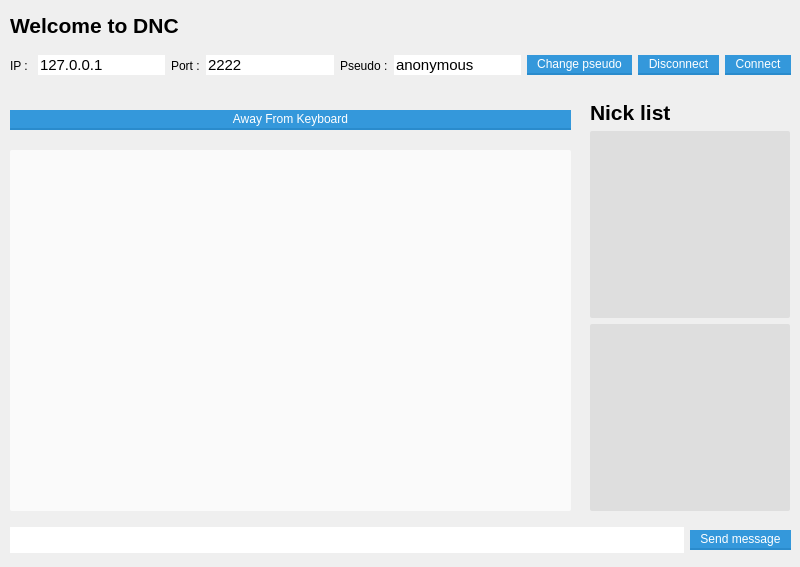
<?xml version="1.0" encoding="UTF-8"?>
<ui version="4.0">
 <class>MainWindow</class>
 <widget class="QMainWindow" name="MainWindow">
  <property name="geometry">
   <rect>
    <x>0</x>
    <y>0</y>
    <width>800</width>
    <height>567</height>
   </rect>
  </property>
  <property name="maximumSize">
   <size>
    <width>800</width>
    <height>567</height>
   </size>
  </property>
  <property name="windowTitle">
   <string>MainWindow</string>
  </property>
  <widget class="QWidget" name="centralwidget">
   <widget class="QTextEdit" name="txtOutput">
    <property name="geometry">
     <rect>
      <x>10</x>
      <y>150</y>
      <width>561</width>
      <height>361</height>
     </rect>
    </property>
    <property name="minimumSize">
     <size>
      <width>400</width>
      <height>0</height>
     </size>
    </property>
    <property name="font">
     <font>
      <family>Arial</family>
      <pointsize>14</pointsize>
      <italic>false</italic>
     </font>
    </property>
    <property name="focusPolicy">
     <enum>Qt::NoFocus</enum>
    </property>
    <property name="acceptDrops">
     <bool>false</bool>
    </property>
    <property name="styleSheet">
     <string notr="true">      position: relative;
      border-radius: 2px;
      font-size: 0.9em;
background-color: #FAFAFA;
      color: #646464;</string>
    </property>
    <property name="frameShape">
     <enum>QFrame::NoFrame</enum>
    </property>
    <property name="verticalScrollBarPolicy">
     <enum>Qt::ScrollBarAsNeeded</enum>
    </property>
    <property name="html">
     <string>&lt;!DOCTYPE HTML PUBLIC &quot;-//W3C//DTD HTML 4.0//EN&quot; &quot;http://www.w3.org/TR/REC-html40/strict.dtd&quot;&gt;
&lt;html&gt;&lt;head&gt;&lt;meta name=&quot;qrichtext&quot; content=&quot;1&quot; /&gt;&lt;style type=&quot;text/css&quot;&gt;
p, li { white-space: pre-wrap; }
&lt;/style&gt;&lt;/head&gt;&lt;body style=&quot; font-family:'Arial'; font-size:14pt; font-weight:400; font-style:normal;&quot;&gt;
&lt;p style=&quot;-qt-paragraph-type:empty; margin-top:0px; margin-bottom:0px; margin-left:0px; margin-right:0px; -qt-block-indent:0; text-indent:0px; font-family:'Inconsolata';&quot;&gt;&lt;br /&gt;&lt;/p&gt;&lt;/body&gt;&lt;/html&gt;</string>
    </property>
    <property name="textInteractionFlags">
     <set>Qt::TextBrowserInteraction</set>
    </property>
   </widget>
   <widget class="QWidget" name="horizontalLayoutWidget_2">
    <property name="geometry">
     <rect>
      <x>10</x>
      <y>40</y>
      <width>781</width>
      <height>51</height>
     </rect>
    </property>
    <layout class="QHBoxLayout" name="horizontalLayout_2">
     <item>
      <widget class="QLabel" name="label_3">
       <property name="text">
        <string>IP : </string>
       </property>
      </widget>
     </item>
     <item>
      <widget class="QLineEdit" name="lineEdit_4">
       <property name="styleSheet">
        <string notr="true">    border: solid 1px #ccc;
    font-size:15px;
    background-color:rgb(255, 255, 255);</string>
       </property>
       <property name="inputMask">
        <string/>
       </property>
       <property name="text">
        <string>127.0.0.1</string>
       </property>
      </widget>
     </item>
     <item>
      <widget class="QLabel" name="label_4">
       <property name="text">
        <string>Port :</string>
       </property>
      </widget>
     </item>
     <item>
      <widget class="QLineEdit" name="lineEdit_3">
       <property name="styleSheet">
        <string notr="true">    border: solid 1px #ccc;
    font-size:15px;
    background-color:rgb(255, 255, 255);</string>
       </property>
       <property name="text">
        <string>2222</string>
       </property>
      </widget>
     </item>
     <item>
      <widget class="QLabel" name="label_5">
       <property name="text">
        <string>Pseudo :</string>
       </property>
      </widget>
     </item>
     <item>
      <widget class="QLineEdit" name="lineEdit_2">
       <property name="styleSheet">
        <string notr="true">    border: solid 1px #ccc;
    font-size:15px;
    background-color:rgb(255, 255, 255);</string>
       </property>
       <property name="text">
        <string>anonymous</string>
       </property>
      </widget>
     </item>
     <item>
      <widget class="QPushButton" name="pushButton_6">
       <property name="styleSheet">
        <string notr="true">
  vertical-align: top;
  color: white;
  text-align: center;
  background: #3498db;
  border: 0;
  border-bottom: 2px solid #2a8bcc;
  padding: 2px 10px 2px 10px;
</string>
       </property>
       <property name="text">
        <string>Change pseudo</string>
       </property>
      </widget>
     </item>
     <item>
      <widget class="QPushButton" name="pushButton_3">
       <property name="styleSheet">
        <string notr="true">
  vertical-align: top;
  color: white;
  text-align: center;
  background: #3498db;
  border: 0;
  border-bottom: 2px solid #2a8bcc;
  padding: 2px 10px 2px 10px;</string>
       </property>
       <property name="text">
        <string>Disconnect</string>
       </property>
      </widget>
     </item>
     <item>
      <widget class="QPushButton" name="pushButton_2">
       <property name="styleSheet">
        <string notr="true">
  vertical-align: top;
  color: white;
  text-align: center;
  background: #3498db;
  border: 0;
  border-bottom: 2px solid #2a8bcc;
  padding: 2px 10px 2px 10px;</string>
       </property>
       <property name="text">
        <string>Connect</string>
       </property>
      </widget>
     </item>
    </layout>
   </widget>
   <widget class="QLabel" name="label_2">
    <property name="geometry">
     <rect>
      <x>10</x>
      <y>10</y>
      <width>171</width>
      <height>31</height>
     </rect>
    </property>
    <property name="font">
     <font>
      <pointsize>16</pointsize>
      <weight>75</weight>
      <bold>true</bold>
     </font>
    </property>
    <property name="text">
     <string>Welcome to DNC</string>
    </property>
   </widget>
   <widget class="QWidget" name="horizontalLayoutWidget">
    <property name="geometry">
     <rect>
      <x>10</x>
      <y>520</y>
      <width>781</width>
      <height>41</height>
     </rect>
    </property>
    <layout class="QHBoxLayout" name="horizontalLayout">
     <item>
      <widget class="QLineEdit" name="lineEdit">
       <property name="styleSheet">
        <string notr="true">    border: solid 1px #ccc;
    font-size:20px;
    background-color:rgb(255, 255, 255);</string>
       </property>
      </widget>
     </item>
     <item>
      <widget class="QPushButton" name="pushButton">
       <property name="styleSheet">
        <string notr="true">QPushButton {
  vertical-align: top;
  color: white;
  text-align: center;
  background: #3498db;
  border: 0;
  padding: 2px 10px 2px 10px;
  border-bottom: 2px solid #2a8bcc;
}

QPushButton : !enabled { 

  vertical-align: top;
  color: white;
  text-align: center;
  background: rgb(255, 255, 255);
  border: 0;
  border-bottom: 2px solid #2a8bcc;

}</string>
       </property>
       <property name="inputMethodHints">
        <set>Qt::ImhNone</set>
       </property>
       <property name="text">
        <string>Send message</string>
       </property>
       <property name="default">
        <bool>false</bool>
       </property>
       <property name="flat">
        <bool>false</bool>
       </property>
      </widget>
     </item>
    </layout>
   </widget>
   <widget class="QWidget" name="horizontalLayoutWidget_3">
    <property name="geometry">
     <rect>
      <x>10</x>
      <y>100</y>
      <width>561</width>
      <height>40</height>
     </rect>
    </property>
    <layout class="QHBoxLayout" name="horizontalLayout_3">
     <item>
      <widget class="QPushButton" name="pushButton_5">
       <property name="styleSheet">
        <string notr="true">
  vertical-align: top;
  color: white;
  text-align: center;
  background: #3498db;
  border: 0;
  border-bottom: 2px solid #2a8bcc;
  padding: 2px 10px 2px 10px;</string>
       </property>
       <property name="text">
        <string>Away From Keyboard</string>
       </property>
      </widget>
     </item>
    </layout>
   </widget>
   <widget class="QWidget" name="verticalLayoutWidget">
    <property name="geometry">
     <rect>
      <x>590</x>
      <y>100</y>
      <width>201</width>
      <height>411</height>
     </rect>
    </property>
    <layout class="QVBoxLayout" name="verticalLayout">
     <item>
      <widget class="QLabel" name="label">
       <property name="font">
        <font>
         <pointsize>16</pointsize>
         <weight>75</weight>
         <bold>true</bold>
        </font>
       </property>
       <property name="text">
        <string>Nick list</string>
       </property>
      </widget>
     </item>
     <item>
      <widget class="QListWidget" name="listNames">
       <property name="minimumSize">
        <size>
         <width>50</width>
         <height>0</height>
        </size>
       </property>
       <property name="maximumSize">
        <size>
         <width>200</width>
         <height>16777215</height>
        </size>
       </property>
       <property name="baseSize">
        <size>
         <width>0</width>
         <height>0</height>
        </size>
       </property>
       <property name="font">
        <font>
         <family>Cantarell</family>
         <pointsize>14</pointsize>
         <weight>75</weight>
         <italic>false</italic>
         <bold>true</bold>
         <strikeout>false</strikeout>
         <stylestrategy>PreferAntialias</stylestrategy>
        </font>
       </property>
       <property name="focusPolicy">
        <enum>Qt::NoFocus</enum>
       </property>
       <property name="acceptDrops">
        <bool>false</bool>
       </property>
       <property name="styleSheet">
        <string notr="true">
      position: relative;
      border-radius: 2px;
      font-size: 0.9em;
background-color: #DEDEDE;
      color: #646464;</string>
       </property>
       <property name="frameShape">
        <enum>QFrame::NoFrame</enum>
       </property>
       <property name="frameShadow">
        <enum>QFrame::Sunken</enum>
       </property>
       <property name="lineWidth">
        <number>1</number>
       </property>
       <property name="horizontalScrollBarPolicy">
        <enum>Qt::ScrollBarAlwaysOff</enum>
       </property>
       <property name="sortingEnabled">
        <bool>true</bool>
       </property>
      </widget>
     </item>
     <item>
      <widget class="QListWidget" name="listNames_2">
       <property name="minimumSize">
        <size>
         <width>50</width>
         <height>0</height>
        </size>
       </property>
       <property name="maximumSize">
        <size>
         <width>200</width>
         <height>16777215</height>
        </size>
       </property>
       <property name="baseSize">
        <size>
         <width>0</width>
         <height>0</height>
        </size>
       </property>
       <property name="font">
        <font>
         <family>Cantarell</family>
         <pointsize>14</pointsize>
         <weight>50</weight>
         <italic>false</italic>
         <bold>false</bold>
         <strikeout>true</strikeout>
         <stylestrategy>PreferAntialias</stylestrategy>
        </font>
       </property>
       <property name="focusPolicy">
        <enum>Qt::NoFocus</enum>
       </property>
       <property name="acceptDrops">
        <bool>false</bool>
       </property>
       <property name="styleSheet">
        <string notr="true">      position: relative;
      border-radius: 2px;
      font-size: 0.9em;
background-color: #DEDEDE;
      color: #646464;</string>
       </property>
       <property name="frameShape">
        <enum>QFrame::NoFrame</enum>
       </property>
       <property name="frameShadow">
        <enum>QFrame::Sunken</enum>
       </property>
       <property name="lineWidth">
        <number>1</number>
       </property>
       <property name="horizontalScrollBarPolicy">
        <enum>Qt::ScrollBarAlwaysOff</enum>
       </property>
       <property name="sortingEnabled">
        <bool>true</bool>
       </property>
      </widget>
     </item>
    </layout>
   </widget>
  </widget>
 </widget>
 <resources/>
 <connections/>
</ui>
